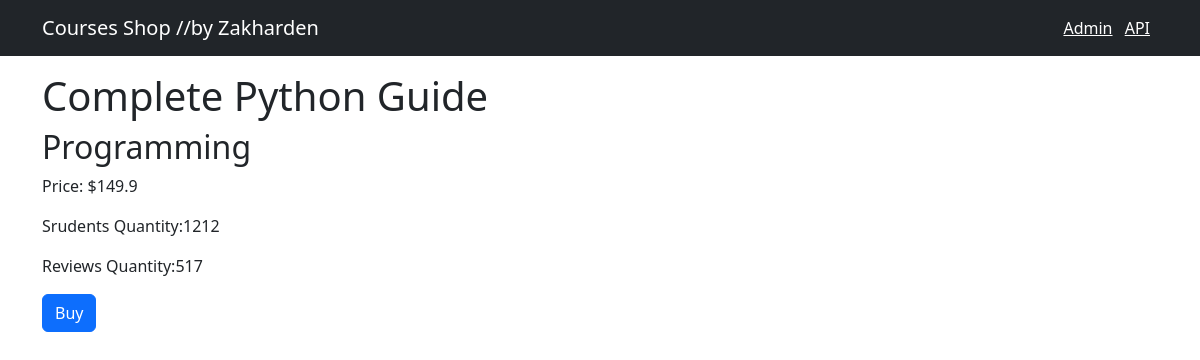
/1, run on an earlier commit of the app's database.
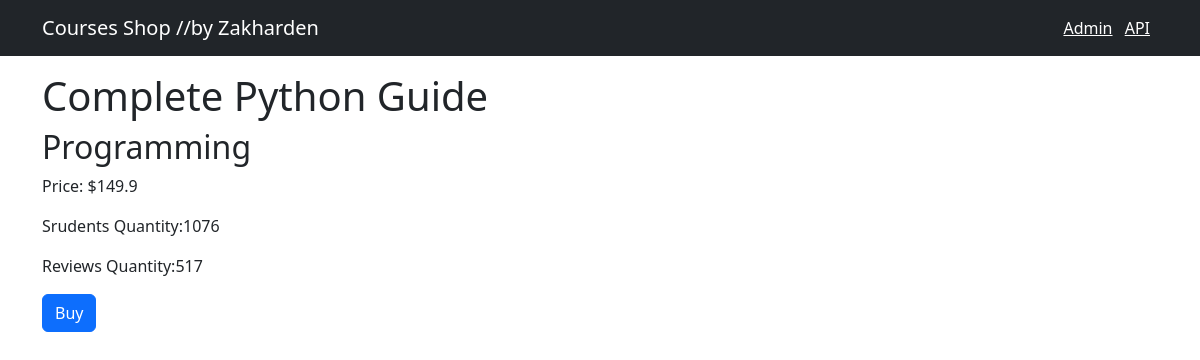
And on a later commit of the database.
### shop/models.py (models this page shows, shortened)
class Courses(models.Model):
    title = models.CharField(max_length=255)
    price = models.FloatField()
    students_qty = models.IntegerField()
    reviews_qty = models.IntegerField()
    category = models.ForeignKey(Categorys, on_delete=models.CASCADE) #курс будет принадлежать только одной категории #при удалении категории будет удален курс
    created_at = models.DateTimeField(default=timezone.now)

class Categorys(models.Model):
    title = models.CharField(max_length=255) #значение в виде строки
    created_at = models.DateTimeField(default=timezone.now)
    def __str__(self):
        return self.title

### shop/views.py (the view)
# urls.py: path('<int:course_id>', views.single_course, name = 'single_course')
def single_course(request, course_id):
    course = get_object_or_404(Courses, pk = course_id) #404 если не такого курса
    return render(request, "shop/single_course.html", {"course": course})

### templates/shop/single_course.html (shortened to what this page needs)
{%extends 'base.html' %}
{% block content %}
<h1 class = 'mt-3'> {{course.title}}</h1>
<h2>{{course.category}}</h2>
<p>Price: ${{course.price}}</p>
<p>Srudents Quantity:{{course.students_qty}}</p>
<p>Reviews Quantity:{{course.reviews_qty}}</p>
<buttton class="btn btn-primary">Buy</button>
{% endblock %}

What changed in the data, as far as the page shows it:
changed Courses "Complete Python Guide": students_qty "1212" → "1076"
